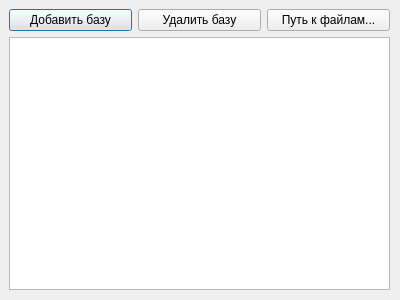
<?xml version="1.0" encoding="UTF-8"?>
<ui version="4.0">
 <class>Settings</class>
 <widget class="QDialog" name="Settings">
  <property name="geometry">
   <rect>
    <x>0</x>
    <y>0</y>
    <width>400</width>
    <height>300</height>
   </rect>
  </property>
  <property name="windowTitle">
   <string>Dialog</string>
  </property>
  <widget class="QWidget" name="gridLayoutWidget">
   <property name="geometry">
    <rect>
     <x>9</x>
     <y>9</y>
     <width>381</width>
     <height>281</height>
    </rect>
   </property>
   <layout class="QGridLayout" name="gridLayout">
    <item row="0" column="0">
     <widget class="QPushButton" name="pushButton">
      <property name="text">
       <string>Добавить базу</string>
      </property>
     </widget>
    </item>
    <item row="0" column="1">
     <widget class="QPushButton" name="pushButton_2">
      <property name="text">
       <string>Удалить базу</string>
      </property>
     </widget>
    </item>
    <item row="1" column="0" colspan="3">
     <widget class="QTableView" name="tableView">
      <property name="selectionBehavior">
       <enum>QAbstractItemView::SelectRows</enum>
      </property>
     </widget>
    </item>
    <item row="0" column="2">
     <widget class="QPushButton" name="pushButton_3">
      <property name="text">
       <string>Путь к файлам...</string>
      </property>
     </widget>
    </item>
   </layout>
  </widget>
 </widget>
 <resources/>
 <connections/>
</ui>
